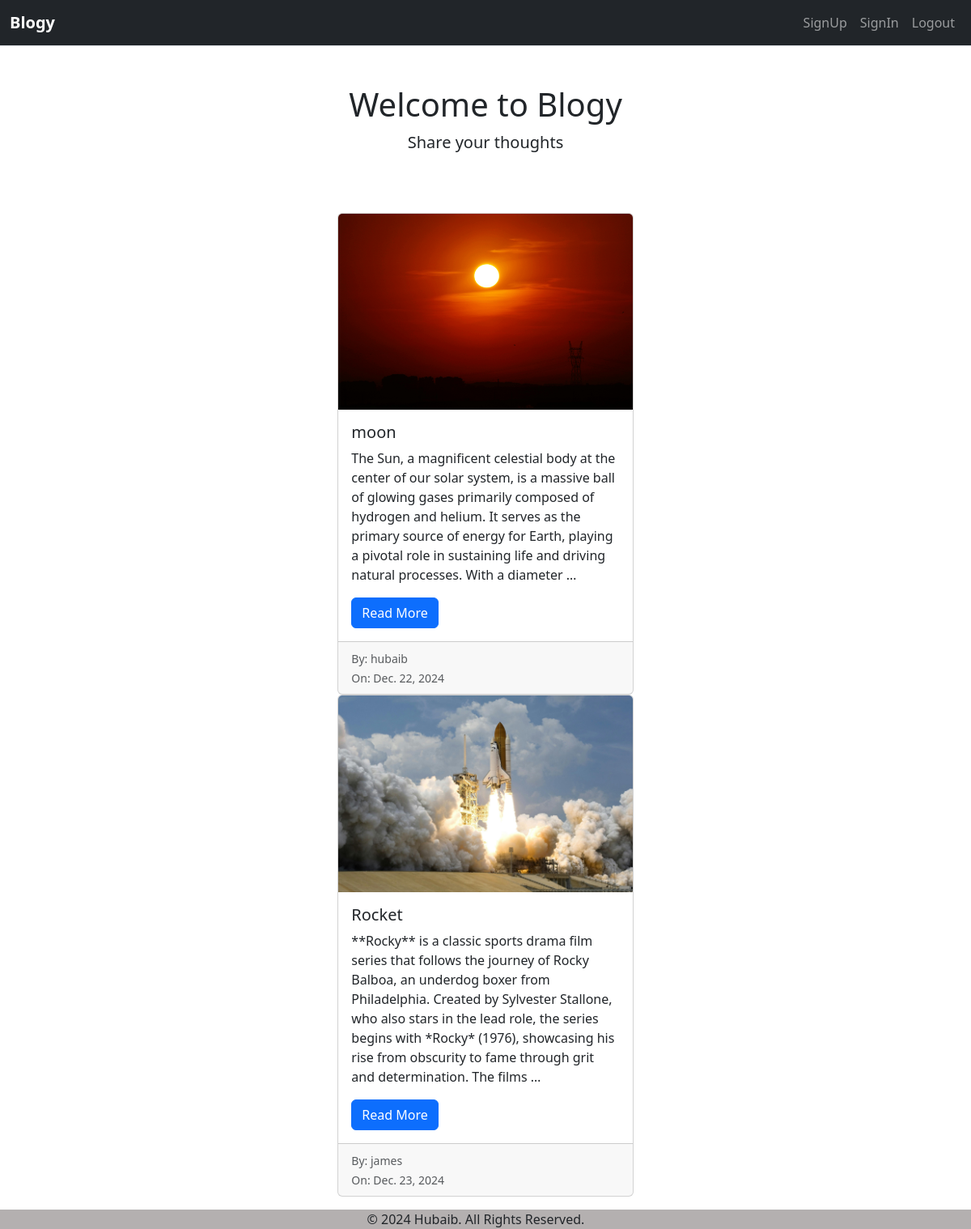
The page / on the database its author committed.
### writer/models.py (models this page shows, shortened)
class BlogModel(models.Model):
    title = models.CharField(max_length=100)
    blog = models.TextField()
    author_name = models.CharField(max_length=100,null=True)
    date = models.DateField(auto_now_add=True)
    image=models.ImageField(upload_to='blog_images')
    user = models.ForeignKey(User, on_delete=models.CASCADE)

### viewer/views.py (the view)
# urls.py: path('', views.HomePageView.as_view(), name='home'),
class HomePageView(TemplateView):
    template_name = 'index.html'
    def get_context_data(self,**kwargs):
        context = super().get_context_data(**kwargs)
        context['blogs1'] = BlogModel.objects.all()
        return context

### viewer/templates/index.html (shortened to what this page needs)
<!doctype html>
<html lang="en">
<head>
  <link href="https://cdn.jsdelivr.net/npm/bootstrap@5.3.2/dist/css/bootstrap.min.css" rel="stylesheet"
 />
</head>
<body>
  <header>
    <nav class="navbar navbar-expand-lg navbar-dark bg-dark border-bottom">
      <div class="container-fluid">
        <a class="navbar-brand" href="#!"><strong>Blogy</strong></a>
        <div class="collapse navbar-collapse" id="navbarSupportedContent">
          <ul class="navbar-nav ms-auto mb-2 mb-lg-0">
            <li class="nav-item"><a class="nav-link" href="{% url 'register' %}">SignUp</a></li>
            <li class="nav-item"><a class="nav-link" href="{% url 'login' %}">SignIn</a></li>
            <li class="nav-item"><a class="nav-link" href="{% url 'logout' %}">Logout</a></li>
          </ul>
        </div>
      </div>
    </nav>
  </header>
  <main>
    <class="py-5 bg-light border-bottom mb-4">
    <div class="container">
        <div class="text-center my-5 ">
            <h1 class=" dispaly-1">Welcome to Blogy</h1>
            <p class="lead mb-0">Share your thoughts</p>
        </div>
    </div>
    <div class="row row-cols-1 row-cols-md-3 g-4 m-3 d-flex flex-row justify-content-center align-items-center">
      {% for i in blogs1 %}
      <div class="col">
        <div class="card h-100">
          <img src="{{i.image.url}}" class="card-img-top" alt="Skyscrapers"/>
          <div class="card-body">
            <h5 class="card-title">{{i.title}}</h5>
            <p class="card-text"> {{ i.blog|truncatewords:50 }}
            </p>
            <a href="{% url 'blog_detail' i.id %}" class="btn btn-primary">Read More</a>
          </div>
          <div class="card-footer">
            <small class="text-muted">By: {{i.user}}</small><br>
            <small class="text-muted">On: {{i.date}}</small>
          </div>
        </div>
        {% endfor %}
      </div>
  </main>
  <footer style="background-color: rgb(180, 176, 176);">
     <div class="container">
    <div class="row">
    <div class="row">
      <div class="col text-center">
        <p class="mb-0">&copy; 2024 Hubaib. All Rights Reserved.</p>
      </div>
    </div>
  </div>
  </footer>
</body>
</html>

### rows shown on the page
BlogModel: image (picture), title "moon", blog "The Sun, a magnificent celestial body at the center of our solar system, is a massive ball of glowing gases primarily composed of hydrogen and helium. It serves as the primary source of energy for Earth, playing a pivotal role in sustaining life and driving natural processes. With a diameter …", user "hubaib", date "Dec. 22, 2024"
BlogModel: image (picture), title "Rocket", blog "**Rocky** is a classic sports drama film series that follows the journey of Rocky Balboa, an underdog boxer from Philadelphia. Created by Sylvester Stallone, who also stars in the lead role, the series begins with *Rocky* (1976), showcasing his rise from obscurity to fame through grit and determination. The films …", user "james", date "Dec. 23, 2024"
